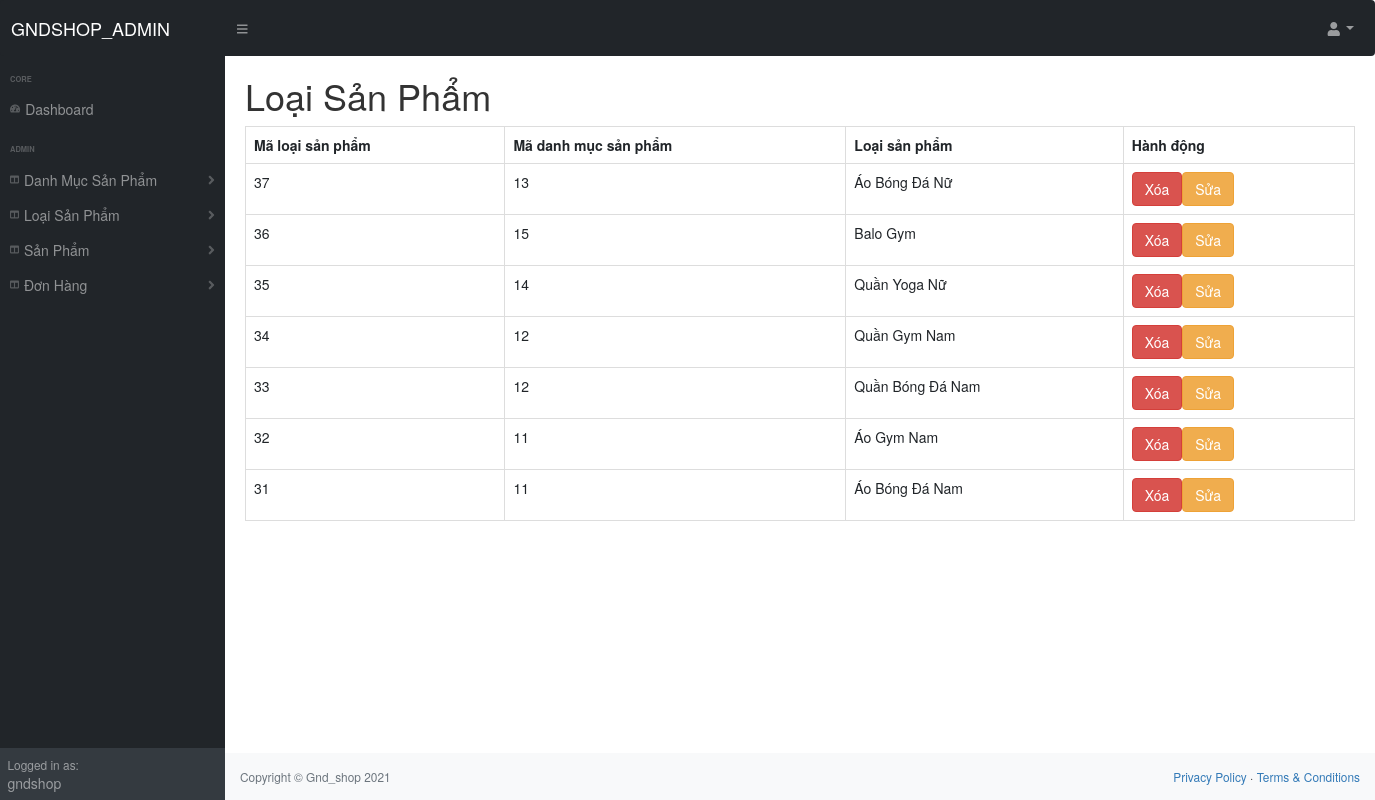
The app's page /adminpage/index.php?action=quanlyloaisp&query=xem (signed in) with its own data.
### tables this page shows
CREATE TABLE `loaisp` (
  `ID_LoaiSp` int(11) NOT NULL,
  `ID_DanhMucSp` int(11) NOT NULL,
  `Ten_LoaiSp` varchar(250) NOT NULL
);

### adminpage/modules/quanlyloaisp/xemloaisp.php (the view)
<?php
   include("config/config.php");
?>
   <div class="container">
      <h1>Loại Sản Phẩm</h1>
      <table class="table table-bordered">
         <tr>
            <th>Mã loại sản phẩm</th>
            <th>Mã danh mục sản phẩm</th>
            <th>Loại sản phẩm</th>
            <th>Hành động</th>
         </tr>
         <?php
            $sql = "SELECT * FROM loaisp order by ID_LoaiSp DESC";
            $result = mysqli_query($mysqli, $sql);
            if (mysqli_num_rows($result) > 0) {
              while($row = mysqli_fetch_assoc($result)) {
               echo "<tr>";
               echo "<td>".$row["ID_LoaiSp"]."</td>";
               echo "<td>".$row["ID_DanhMucSp"]."</td>";
               echo "<td>".$row["Ten_LoaiSp"]."</td>";
               echo "<td><a href='./modules/quanlyloaisp/xulyloaisp.php?task=delete&ID_LoaiSP=".$row["ID_LoaiSp"]."' class='btn btn-danger'>Xóa</a><a href='index.php?action=quanlyloaisp&query=sua&task=update&ID_update=".$row["ID_LoaiSp"]."' class='btn btn-warning'>Sửa</a></td>";
               echo "</tr>";
              }
            } else {
              echo "0 results";
            }
         ?>
      </table>
   </div>

### records on screen
loaisp: ID_LoaiSp "37", ID_DanhMucSp "13", Ten_LoaiSp "Áo Bóng Đá Nữ"
loaisp: ID_LoaiSp "36", ID_DanhMucSp "15", Ten_LoaiSp "Balo Gym"
loaisp: ID_LoaiSp "35", ID_DanhMucSp "14", Ten_LoaiSp "Quần Yoga Nữ"
loaisp: ID_LoaiSp "34", ID_DanhMucSp "12", Ten_LoaiSp "Quần Gym Nam"
loaisp: ID_LoaiSp "33", ID_DanhMucSp "12", Ten_LoaiSp "Quần Bóng Đá Nam"
loaisp: ID_LoaiSp "32", ID_DanhMucSp "11", Ten_LoaiSp "Áo Gym Nam"
loaisp: ID_LoaiSp "31", ID_DanhMucSp "11", Ten_LoaiSp "Áo Bóng Đá Nam"

### other values on screen
$_SESSION['dangnhapad'] "gndshop"
